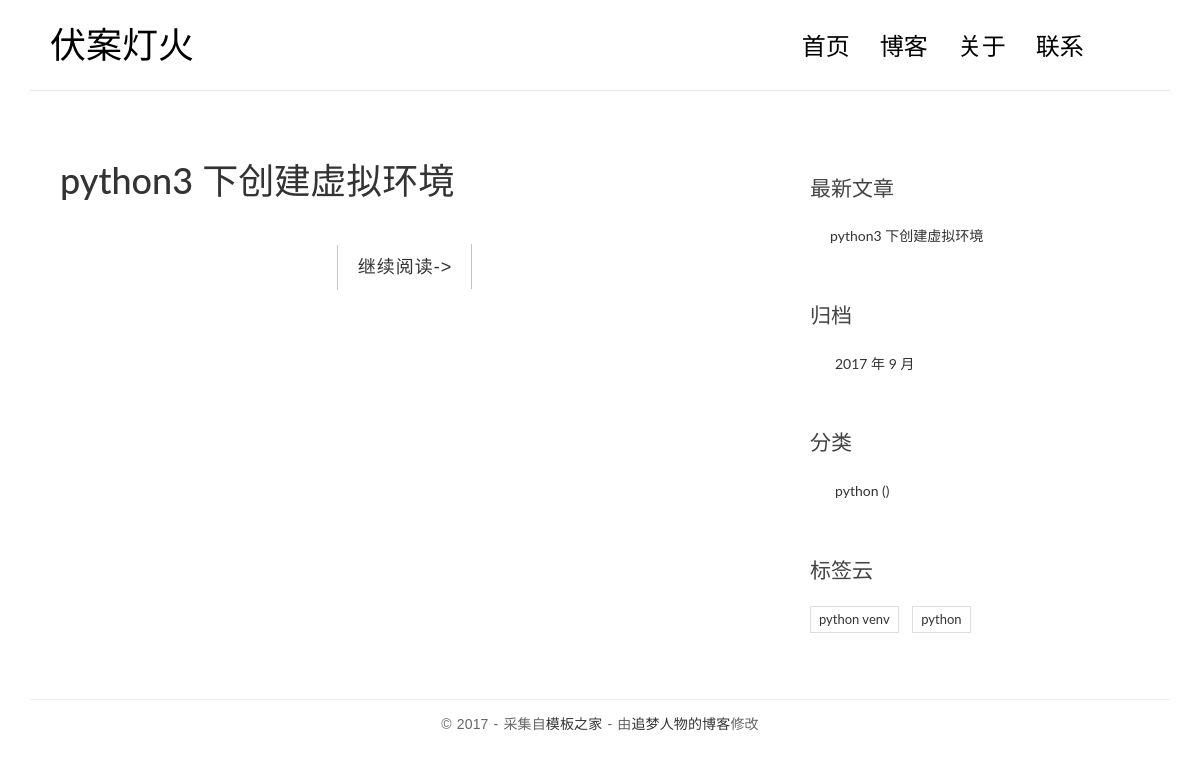
The page / on the database its author committed.
### blog/models.py (models this page shows)
class Post(models.Model):
    title = models.CharField(max_length=70)
    body = models.TextField()
    created_time = models.DateTimeField()
    modified_time = models.DateTimeField()
    excerpt = models.CharField(max_length=200,blank=True)
    category = models.ForeignKey(Category)
    tags = models.ManyToManyField(Tag,blank=True)
    author = models.ForeignKey(User)
    def get_absolute_url(self):
        return reverse('blog:detail',kwargs={'pk':self.pk})

class Category(models.Model):
    name = models.CharField(max_length=100)

class Tag(models.Model):
    name = models.CharField(max_length=100)

### blog/views.py (the view)
# urls.py: url(r'^$',views.index,name='index'),
def index(request):
    post_list = Post.objects.all().order_by('-created_time')
    context = {'post_list':post_list}
    return render(request,'blog/index.html',context)

### blog/templatetags/blog_tags.py (called while the page is built)
@register.simple_tag
def get_recent_posts(num=5):
    return Post.objects.all().order_by('-created_time')[:num]

@register.simple_tag
def archives():
    return Post.objects.dates('created_time','month',order='DESC')

@register.simple_tag
def get_categories():
    return Category.objects.all()

@register.simple_tag
def get_tags():
    return Tag.objects.all()

### blog/templates/blog/index.html
{% extends 'blog/base.html' %}
{% block main %}
    {% for post in post_list %}
        <article class="post post-{{ post.pk }}">
            <header class="entry-header">
                <h1 class="entry-tilte">
                    <a href="{{ post.get_absolute_url }}">{{ post.title }}</a>
                </h1>
            </header>
        <div class="entry-content clearfix">
            <div class="read-more cl-effect-14">
                <a href="{{ post.get_absolute_url }}" class="more-link">继续阅读<span class="meta-nav">-></span></a>
            </div>
        </div>
        </article>
    {% empty %}
        <div class="no-post">还没有文章发布</div>
    {% endfor %}
{% endblock %}

### blog/templates/blog/base.html (shortened to what this page needs)
<!DOCTYPE html>
<html>
<head>
    {% load staticfiles %}
    {% load blog_tags %}
    <link rel="stylesheet" href="{% static 'blog/css/bootstrap.min.css' %}">
    <link rel="stylesheet" href="http://code.ionicframework.com/ionicons/2.0.1/css/ionicons.min.css">
    <link rel="stylesheet" href="{% static 'blog/css/pace.css' %}">
    <link rel="stylesheet" href="{% static 'blog/css/custom.css' %}">
    <link rel="stylesheet" href="{% static 'blog/css/highlights/github.css' %}">
</head>
<body>
<div class="container">
    <header id="site-header">
        <div class="row">
            <div class="col-md-4 col-sm-5 col-xs-8">
                <div class="logo">
                    <h1><a href="index.html"><b>伏案灯火</b></a></h1>
                </div>
            </div>
            <div class="col-md-8 col-sm-7 col-xs-4">
                <nav class="main-nav" role="navigation">
                    <div class="collapse navbar-collapse" id="bs-example-navbar-collapse-1">
                        <ul class="nav navbar-nav navbar-right">
                            <li class="cl-effect-11"><a href="index.html" data-hover="首页">首页</a></li>
                            <li class="cl-effect-11"><a href="full-width.html" data-hover="博客">博客</a></li>
                            <li class="cl-effect-11"><a href="about.html" data-hover="关于">关于</a></li>
                            <li class="cl-effect-11"><a href="contact.html" data-hover="联系">联系</a></li>
                        </ul>
                    </div>
                </nav>
            </div>
        </div>
    </header>
</div>
<div class="content-body">
    <div class="container">
        <div class="row">
            <main class="col-md-8">
                {% block main %}
                {% endblock main %}
            </main>
            <aside class="col-md-4">
            <div class="widget widget-recent-posts">
                <h3 class="widget-title">最新文章</h3>
                {% get_recent_posts as recent_post_list %}
                <ul>
                    {% for post in recent_post_list %}
                    <li>
                    <a href="{{ post.get_absolute_url }}">{{ post.title }}</a>
                    </li>
                        {% empty %}
                        <div>暂无文章</div>
                    {% endfor %}
                </ul>
            </div>
            <div class="widget widget-archives">
                    <h3 class="widget-title">归档</h3>
                    {% archives as date_list %}
                    <ul>
                        {% for date in date_list %}
                            <li>
                                <a href="{% url 'blog:archives' date.year date.month %}">{{ date.year }}
                                    年 {{ date.month }} 月</a>
                            </li>
                        {% empty %}
                            暂无归档！
                        {% endfor %}
                    </ul>
            </div>
            <div class="widget widget-category">
                    <h3 class="widget-title">分类</h3>
                    {% get_categories as category_list %}
                    <ul>
                        {% for category in category_list %}
                            <li>
                                <a href="{% url 'blog:category' category.pk %}">{{ category.name }} <span
                                        class="post-count">({{ category.num_posts }})</span></a>
                            </li>
                        {% empty %}
                            暂无分类！
                        {% endfor %}
                    </ul>
            </div>
            <div class="widget widget-tag-cloud">
                    <h3 class="widget-title">标签云</h3>
                    {% get_tags as tag_list %}
                    <ul>
                        {% for tag in tag_list %}
                            <li>
                                <a href="{% url 'blog:tag' tag.pk %}">{{ tag.name }}</a>
                            </li>
                        {% empty %}
                            暂无标签！
                        {% endfor %}
                    </ul>
            </div>
            </aside>
        </div>
    </div>
</div>
<footer id="site-footer">
    <div class="container">
        <div class="row">
            <div class="col-md-12">
                <p class="copyright">&copy 2017 - 采集自<a href="http://www.cssmoban.com/"
                                                        target="_blank" title="模板之家">模板之家</a>
                    - 由<a href="http://zmrenwu.com/" title="网页模板" target="_blank">追梦人物的博客</a>修改
                </p>
            </div>
        </div>
    </div>
</footer>
</body>
</html>

### blog/static/blog/css/custom.css (style rules this page uses)
* { outline: none; }
h1, h2, h3, h4, h5, h6 { margin-top: 0; }
b { font-weight: 400; }
a { color: #333; }
body { color: #444; font-family: 'Lato', sans-serif; }
p { font-family: 'Ubuntu', sans-serif; font-weight: 400; word-spacing: 1px; letter-spacing: 0.01em; }
#site-header { background-color: #FFF; padding: 25px 20px; margin-bottom: 40px; border-bottom: 1px solid #e7e7e7; }
.logo h1 a { color: #000; }
.logo h1 { margin: 0; font-family: 'Lato', sans-serif; font-weight: 300; }
.main-nav { margin-top: 11px; max-width: 95%; }
.main-nav a { color: #000000 !important; padding: 0 0 5px 0 !important; margin-right: 30px; font-family: 'Lato', sans-serif; font-weight: 300; font-size: 24px; }
.cl-effect-11 a { padding: 10px 0; color: #0972b4; text-shadow: none; }
.cl-effect-11 a::before { position: absolute; top: 0; left: 0; overflow: hidden; padding: 0 0 5px 0 !important; max-width: 0; border-bottom: 1px solid #000; color: #000; content: attr(data-hover); white-space: nowrap; -webkit-transition: max-width 0.5s; -moz-transition: max-width 0.5s; transition: max-width 0.5s; }
.content-body { padding-bottom: 4em; }
.post { background: #fff; padding: 30px 30px 0; }
.entry-content { font-size: 18px; line-height: 1.9; font-weight: 300; color: #000; }
.read-more { font-family: 'Ubuntu', sans-serif; font-weight: 400; word-spacing: 1px; letter-spacing: 0.01em; text-align: center; margin-top: 20px; }
.cl-effect-14 a { padding: 0 20px; height: 45px; line-height: 45px; position: relative; display: inline-block; margin: 15px 25px; letter-spacing: 1px; font-weight: 400; text-shadow: 0 0 1px rgba(255, 255, 255, 0.3); }
.cl-effect-14 a::before, .cl-effect-14 a::after { position: absolute; width: 45px; height: 1px; background: #C3C3C3; content: ''; -webkit-transition: all 0.3s; -moz-transition: all 0.3s; transition: all 0.3s; pointer-events: none; }
.cl-effect-14 a::before { top: 0; left: 0; -webkit-transform: rotate(90deg); -moz-transform: rotate(90deg); transform: rotate(90deg); -webkit-transform-origin: 0 0; -moz-transform-origin: 0 0; transform-origin: 0 0; }
.cl-effect-14 a::after { right: 0; bottom: 0; -webkit-transform: rotate(90deg); -moz-transform: rotate(90deg); transform: rotate(90deg); -webkit-transform-origin: 100% 0; -moz-transform-origin: 100% 0; transform-origin: 100% 0; }
.widget { background: #fff; padding: 30px 0 0; }
.widget-title { font-size: 1.5em; margin-bottom: 20px; line-height: 1.6; padding: 10px 0 0; font-weight: 400; }
.widget-recent-posts ul { padding: 0; margin: 0; padding-left: 20px; }
.widget-recent-posts ul li { list-style-type: none; position: relative; line-height: 170%; margin-bottom: 10px; }
.widget-recent-posts ul li::before { content: '\f3d3'; font-family: "Ionicons"; position: absolute; left: -17px; top: 3px; font-size: 16px; color: #000; }
.widget-archives ul { padding: 0; margin: 0; padding-left: 25px; }
.widget-archives ul li { list-style-type: none; position: relative; line-height: 170%; margin-bottom: 10px; }
.widget-archives ul li::before { content: '\f3f3'; font-family: "Ionicons"; position: absolute; left: -25px; top: 1px; font-size: 16px; color: #000; }
.widget-category ul { padding: 0; margin: 0; padding-left: 25px; }
.widget-category ul li { list-style-type: none; position: relative; line-height: 170%; margin-bottom: 10px; }
.widget-category ul li::before { content: '\f3fe'; font-family: "Ionicons"; position: absolute; left: -25px; top: 1px; font-size: 18px; color: #000; }
.widget-tag-cloud ul { padding: 0; margin: 0; margin-right: -10px; }
.widget-tag-cloud ul li { list-style-type: none; font-size: 13px; display: inline-block; margin-right: 10px; margin-bottom: 10px; padding: 3px 8px; border: 1px solid #ddd; }
#site-footer { padding-top: 10px; padding: 0 0 1.5em 0; }
.copyright { text-align: center; padding-top: 1em; margin: 0; border-top: 1px solid #eee; color: #666; }

### rows shown on the page
Post: title "python3 下创建虚拟环境"
Category: name "python"
Tag: name "python venv"
Tag: name "python"

### other values the page prints
{{ date.year }} "2017"
{{ date.month }} "9"
